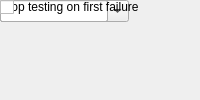
<?xml version="1.0" encoding="UTF-8"?>
<ui version="4.0">
 <class>MainWindow</class>
 <widget class="QMainWindow" name="MainWindow">
  <property name="windowTitle"><string>Unit Test Interface</string></property>
  <widget class="QWidget" name="centralwidget">
   <!-- NOTE: this is a simplified structural mirror of the generated
        <module>_ui.py, not a full round-trip Designer file. Regenerate
        both from the same spec if you need to edit layout by hand. -->
       <widget class="QLabel" name="label_name">
     <property name="text"><string>Block name</string></property>
    </widget>
       <widget class="QLineEdit" name="name">
     <property name="toolTip"><string>A name you choose for this block instance, e.g. to note what it's used for in this design. Shown below the block on the diagram.</string></property>
    </widget>
       <widget class="QLabel" name="label_tests_location">
     <property name="text"><string>Location of unit tests</string></property>
    </widget>
       <widget class="QLineEdit" name="tests_location"/>
       <widget class="QLabel" name="label_tests_file">
     <property name="text"><string>Name of test file</string></property>
    </widget>
       <widget class="QLineEdit" name="tests_file"/>
       <widget class="QLabel" name="label_test_type">
     <property name="text"><string>Test type:</string></property>
    </widget>
       <widget class="QComboBox" name="test_type">
     <item><property name="text"><string>all</string></property></item>
     <item><property name="text"><string>section</string></property></item>
     <item><property name="text"><string>section from block</string></property></item>
     <item><property name="text"><string>unit</string></property></item>
    </widget>
       <widget class="QLabel" name="label_subsection">
     <property name="text"><string>Library subsection:</string></property>
    </widget>
       <widget class="QLineEdit" name="subsection"/>
       <widget class="QLabel" name="label_block">
     <property name="text"><string>Library block</string></property>
    </widget>
       <widget class="QLineEdit" name="block"/>
       <widget class="QLabel" name="label_stop_first_fail">
     <property name="text"><string>Stop testing on first failure</string></property>
    </widget>
       <widget class="QCheckBox" name="stop_first_fail"/>
  </widget>
 </widget>
 <resources/>
 <connections/>
</ui>
